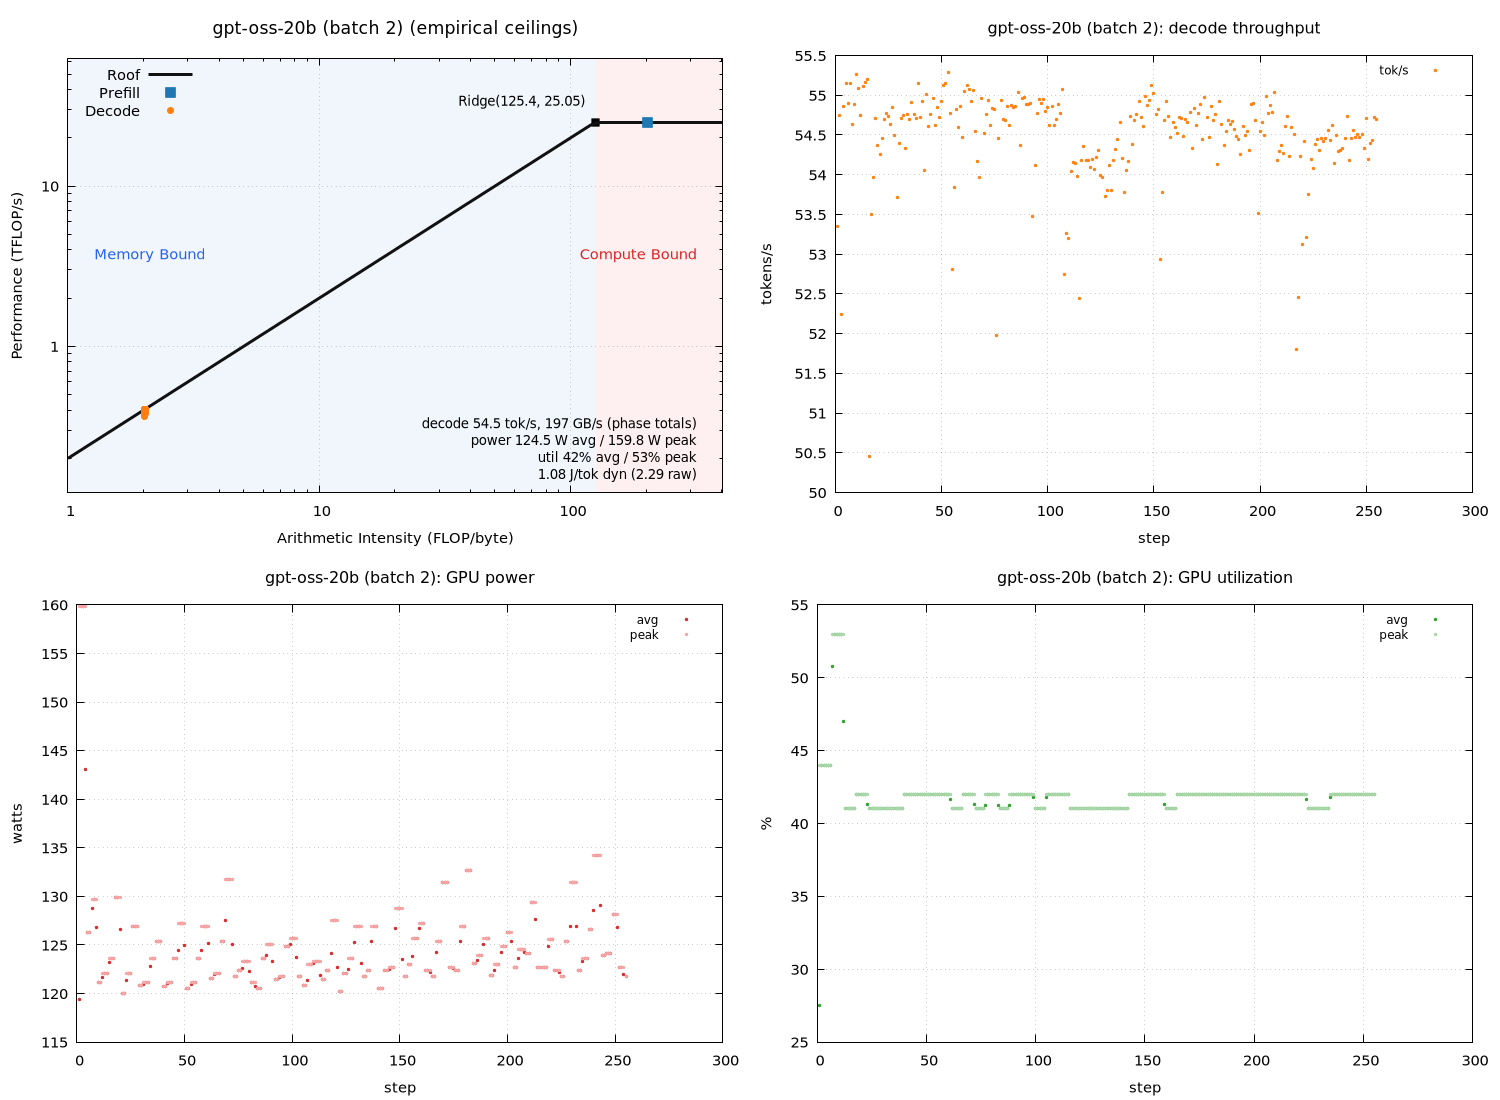

Reproduce this figure in gnuplot.
set terminal pngcairo size 1500,1100 enhanced font 'Sans,11'
set output 'sweep_a100_tf/gpt_b002_roofline.png'
set datafile separator "\t"
set datafile missing 'NaN'
set multiplot layout 2,2
unset label
unset object
unset arrow
set title "gpt-oss-20b (batch 2) (empirical ceilings)" font ',13'
set xlabel "Arithmetic Intensity (FLOP/byte)"
set ylabel "Performance (TFLOP/s)"
set logscale xy
set xrange [1:404.439]
set yrange [0.122158:62.6227]
set grid xtics ytics
set key top left
set object 1 rectangle from graph 0, graph 0 to first 125.399, graph 1 \
    fillcolor rgb '#dce9f7' fillstyle solid 0.45 noborder behind
set object 2 rectangle from first 125.399, graph 0 to graph 1, graph 1 \
    fillcolor rgb '#fbdcdc' fillstyle solid 0.45 noborder behind
set label 1 "Memory Bound" at graph 0.04, graph 0.55 left \
    textcolor rgb '#2563eb' font ',11'
set label 2 "Compute Bound" at graph 0.96, graph 0.55 right \
    textcolor rgb '#dc2626' font ',11'
set label 3 "Ridge(125.4, 25.05)" \
    at first 125.399, first 25.0491 right \
    point pointtype 5 pointsize 1.2 \
    offset character -1.5, character 1 font ',10'
set label 4 "decode 54.5 tok/s, 197 GB/s (phase totals)\npower 124.5 W avg / 159.8 W peak\nutil 42% avg / 53% peak\n1.08 J/tok dyn (2.29 raw)" at graph 0.96, graph 0.16 right font ',10'
peak_t = 25.0491
peak_b = 199.755
roof(x) = (x * peak_b / 1000.0 < peak_t) ? x * peak_b / 1000.0 : peak_t
plot roof(x) with lines linewidth 3 linecolor rgb '#111111' title 'Roof', \
     'sweep_a100_tf/gpt_b002_roofline.dat' using 3:(strcol(2) eq 'prefill' ? $4 : 1/0) with points \
         pointtype 5 pointsize 1.6 linecolor rgb '#1f77b4' title 'Prefill', \
     'sweep_a100_tf/gpt_b002_roofline.dat' using 3:(strcol(2) eq 'decode' ? $4 : 1/0) with points \
         pointtype 7 pointsize 1.0 linecolor rgb '#ff7f0e' title 'Decode'

unset label
unset object
unset arrow
unset logscale
set xrange [*:*]
set yrange [*:*]
set title "gpt-oss-20b (batch 2): decode throughput" font ',12'
set xlabel "step"
set ylabel "tokens/s"
set grid xtics ytics
set key top right font ',9'
plot 'sweep_a100_tf/gpt_b002_roofline.dat' using 1:(strcol(2) eq 'decode' ? $5 : 1/0) with points pointtype 7 pointsize 0.4 linecolor rgb '#ff7f0e' title 'tok/s'

unset label
unset object
unset arrow
unset logscale
set xrange [*:*]
set yrange [*:*]
set title "gpt-oss-20b (batch 2): GPU power" font ',12'
set xlabel "step"
set ylabel "watts"
set grid xtics ytics
set key top right font ',9'
plot 'sweep_a100_tf/gpt_b002_roofline.dat' using 1:(strcol(2) eq 'decode' ? $6 : 1/0) with points pointtype 7 pointsize 0.4 linecolor rgb '#d62728' title 'avg', \
     'sweep_a100_tf/gpt_b002_roofline.dat' using 1:(strcol(2) eq 'decode' ? $8 : 1/0) with points pointtype 7 pointsize 0.4 linecolor rgb '#f4a6a6' title 'peak'

unset label
unset object
unset arrow
unset logscale
set xrange [*:*]
set yrange [*:*]
set title "gpt-oss-20b (batch 2): GPU utilization" font ',12'
set xlabel "step"
set ylabel "%"
set grid xtics ytics
set key top right font ',9'
plot 'sweep_a100_tf/gpt_b002_roofline.dat' using 1:(strcol(2) eq 'decode' ? $7 : 1/0) with points pointtype 7 pointsize 0.4 linecolor rgb '#2ca02c' title 'avg', \
     'sweep_a100_tf/gpt_b002_roofline.dat' using 1:(strcol(2) eq 'decode' ? $9 : 1/0) with points pointtype 7 pointsize 0.4 linecolor rgb '#a9d7a9' title 'peak'

unset multiplot
